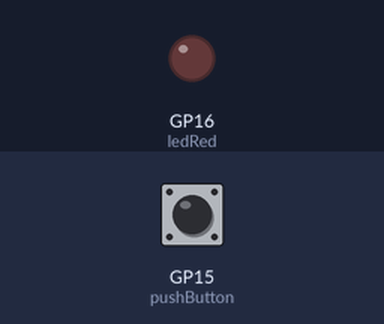
Recording of a program running on a simulated Raspberry Pi Pico running MicroPython. Shown: output pins drawn as LEDs (lit = HIGH). Inputs (shaded band) come from the test bench; at power-on: GP15 (pushButton) HIGH.

Above: at 1.2 s.
1.3 s: GP15 (pushButton) pulled LOW for 0.15 s
At 1.37 s:
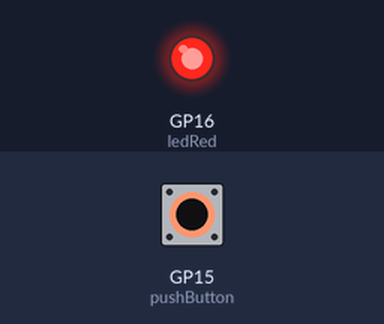
2.9 s: GP15 (pushButton) pulled LOW for 3.2 s
At 7.5 s:
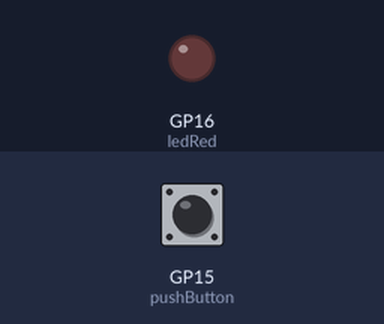
Timing chart, 0 to 9.0 s (numbered marks = the images above; inputs shaded):
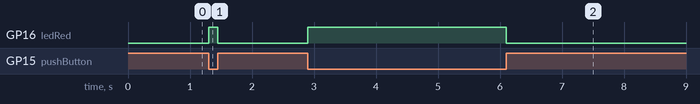

The program:

2.py
```python
from machine import Pin

ledRed = Pin(16, Pin.OUT)
pushButton= Pin(15, Pin.IN, Pin.PULL_UP)

while True:
    pb=pushButton.value()

    if pb == 0:
        ledRed.value(1)
    else:
        ledRed.value(0)
```

Measured:
- after the input at 1.3 s, GP16 (ledRed): LOW → HIGH at once, → LOW 0.15 s later
- after the input at 2.9 s, GP16 (ledRed): LOW → HIGH at once, → LOW 3.2 s later
